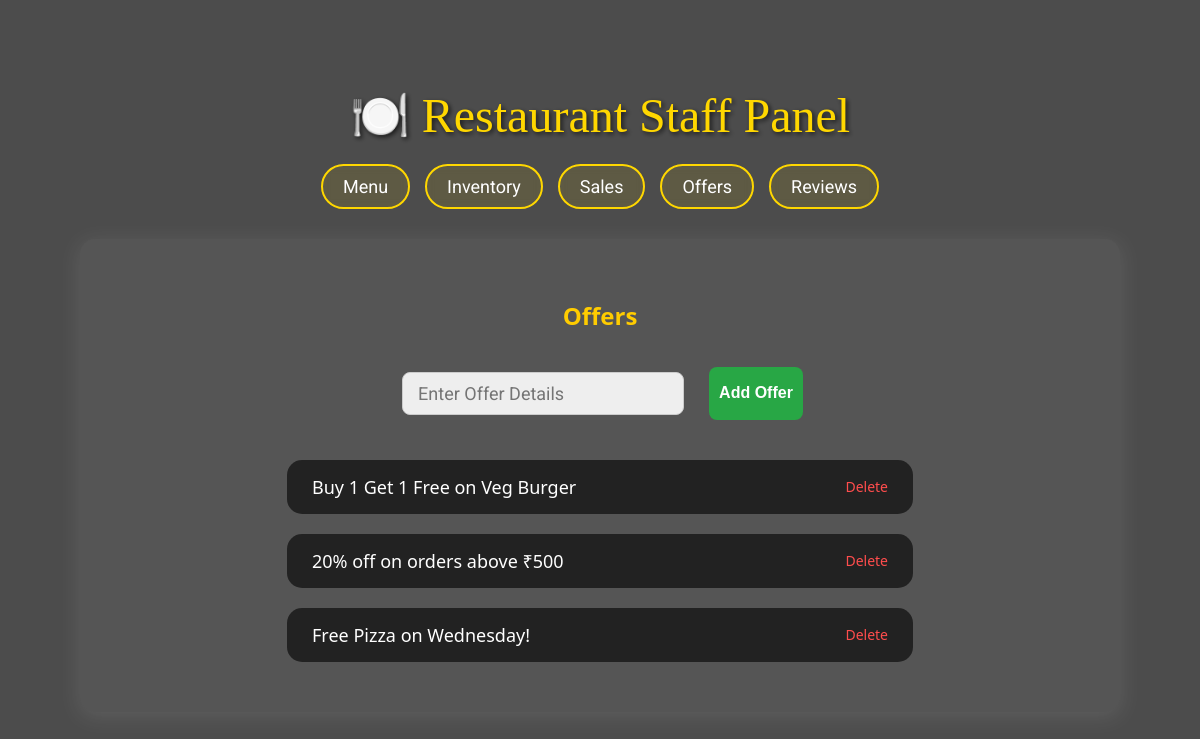
Screenshot of /offers with the database file from the repository.
### tables this page shows
CREATE TABLE offers (
    id INTEGER PRIMARY KEY AUTOINCREMENT,
    description TEXT NOT NULL
);

### app.py (the view)
@app.route('/offers', methods=['GET', 'POST'])
def offers():
    if request.method == 'POST':
        offer = request.form['offer']
        query_db('INSERT INTO offers (description) VALUES (?)', [offer])
        return redirect('/offers')
    offer_data = query_db('SELECT * FROM offers')
    return render_template('offers.html', offers=offer_data)

### app.py (called while the page is built)
def query_db(query, args=(), one=False):
    conn = sqlite3.connect(DB_NAME)
    c = conn.cursor()
    c.execute(query, args)
    rv = c.fetchall()
    conn.commit()
    conn.close()
    return (rv[0] if rv else None) if one else rv

### templates/offers.html
{% extends 'base.html' %}
{% block content %}
<h2>Offers</h2>
<form method="post" class="form-container">
  <input type="text" name="offer" placeholder="Enter Offer Details" required>
  <button type="submit" class="add-button">Add Offer</button>
</form>
<div class="item-list">
  {% for o in offers %}
    <div class="item-card">
      <span>{{ o[1] }}</span>
      <a href="/delete_offer/{{ o[0] }}" class="delete-btn">Delete</a>
    </div>
  {% endfor %}
</div>
{% endblock %}

### static/style.css (style rules this page uses)
body { margin: 0; padding: 0; font-family: 'Roboto', sans-serif; background: url('https://images.unsplash.com/photo-1600891964599-f61ba0e24092') no-repeat center center fixed; background-size: cover; color: #fff; }
form { margin-top: 30px; text-align: center; }
form input[type="text"], form input[type="number"], form textarea, form select { font-size: 18px; padding: 10px 15px; margin: 10px; border-radius: 8px; border: 1px solid #ccc; width: 250px; background-color: rgba(255, 255, 255, 0.9); font-family: 'Roboto', sans-serif; outline: none; transition: border 0.3s ease; }
form input[type="submit"], button { font-size: 18px; padding: 10px 20px; background-color: #ffd700; border: none; border-radius: 25px; color: #000; font-weight: bold; cursor: pointer; transition: background-color 0.3s ease; }
.form-container { text-align: center; margin-bottom: 30px; }
.form-container input, .form-container button { padding: 10px; margin: 5px; border-radius: 8px; border: 1px solid #ccc; font-size: 16px; }
.form-container button { background-color: #28a745; color: white; border: none; cursor: pointer; }
h2 { text-align: center; color: #ffcc00; font-family: 'Segoe UI', sans-serif; margin-bottom: 20px; }
.form-container { display: flex; justify-content: center; gap: 10px; margin-bottom: 25px; flex-wrap: wrap; }
.form-container input { padding: 10px; border-radius: 10px; border: none; font-size: 16px; width: 200px; }
.add-button { background-color: #ffa500; color: white; border: none; padding: 10px 16px; border-radius: 10px; font-weight: bold; cursor: pointer; }
.item-list { list-style: none; padding: 0; display: flex; flex-direction: column; align-items: center; }
.item-card { background-color: rgba(0, 0, 0, 0.6); color: white; padding: 15px 25px; border-radius: 15px; width: 60%; font-size: 18px; margin: 10px 0; display: flex; justify-content: space-between; align-items: center; font-family: 'Segoe UI', sans-serif; }
.delete-btn { color: #ff4d4d; text-decoration: none; font-size: 14px; margin-left: 15px; }

### rows the page displays
offers: description "Buy 1 Get 1 Free on Veg Burger"
offers: description "20% off on orders above ₹500"
offers: description "Free Pizza on Wednesday!"
